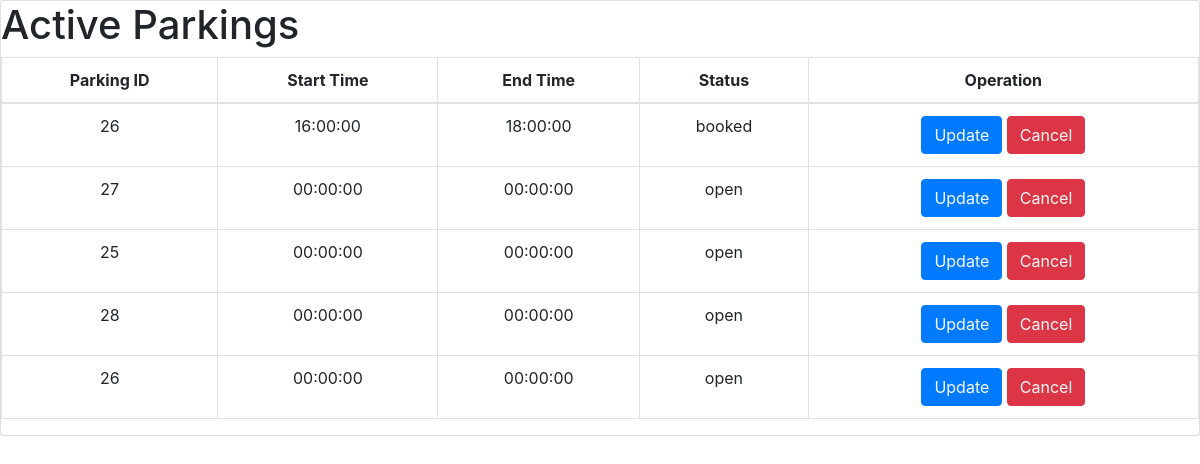
Screenshot of /PHP/active.php with the database file from the repository.
### tables this page shows
CREATE TABLE `activeparking` (
  `PID` int(11) NOT NULL,
  `Timestart` time NOT NULL,
  `Timeend` time NOT NULL,
  `Status` varchar(10) NOT NULL
);

### PHP/active.php (the view, shortened to what this page needs)
<link rel="stylesheet" href="https://cdn.jsdelivr.net/npm/bootstrap@4.1.3/dist/css/bootstrap.min.css" />
<div class="card">
    <?php
    require_once "connect.php";
    $query = "select * from activeparking";
    $result = mysqli_query($conn, $query);
    ?>
    <h1>Active Parkings</h1>
    <table class="table table-bordered text-center w-100">
        <thead>
            <tr>
                <th>Parking ID</th>
                <th>Start Time</th>
                <th>End Time</th>
                <th>Status</th>
                <th>Operation</th>
            </tr>
        </thead>
        <tbody id="showdata">
            <tr>
                <?php
                if ($result) {
                    while ($row = mysqli_fetch_assoc($result)) {
                        $pid = $row['PID'];
                ?>
                        <td><?php echo $row['PID']; ?></td>
                        <td><?php echo $row['Timestart']; ?></td>
                        <td><?php echo $row['Timeend']; ?></td>
                        <td><?php echo $row['Status']; ?></td>
                        <?php
                        echo
                        '<td>
                        <button class="btn btn-primary"><a href="updateactive.php?updateid=' . $pid . '" class="text-light">Update</a></button>
                        <button class="btn btn-danger"><a href="cancel.php?cancelid=' . $pid . '" class="text-light">Cancel</a></button>
                        </td>'
                        ?>
            </tr>
    <?php
                    }
                } else {
                    echo 'No Data to show';
                }
    ?>
        </tbody>
    </table>
</div>

### rows the page displays
activeparking: PID "26", Timestart "16:00:00", Timeend "18:00:00", Status "booked"
activeparking: PID "27", Timestart "00:00:00", Timeend "00:00:00", Status "open"
activeparking: PID "25", Timestart "00:00:00", Timeend "00:00:00", Status "open"
activeparking: PID "28", Timestart "00:00:00", Timeend "00:00:00", Status "open"
activeparking: PID "26", Timestart "00:00:00", Timeend "00:00:00", Status "open"
